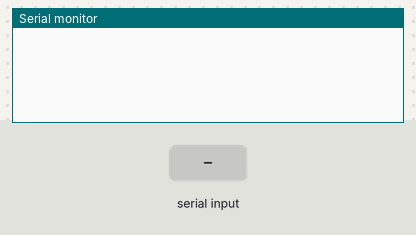
Recording of a sketch running on a simulated Arduino Uno, built with avr-gcc and run on an emulated ATmega328P. On the bench: the last lines printed to the serial monitor. The inputs (shaded band) are chosen by the test bench.

Above: at 1.2 s.
1.3 s: "90,45\n" received over Serial
At 2.1 s:
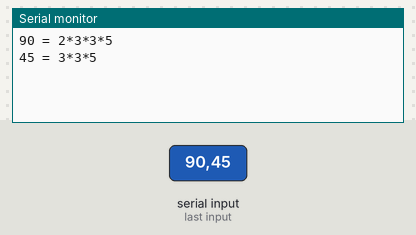
2.8 s: "5\n" received over Serial
At 3.6 s:
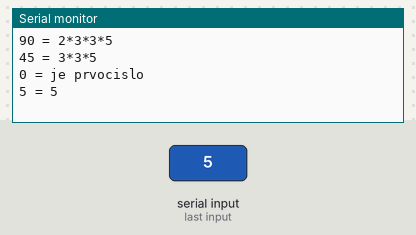
4.3 s: "200\n" received over Serial
At 6.1 s:
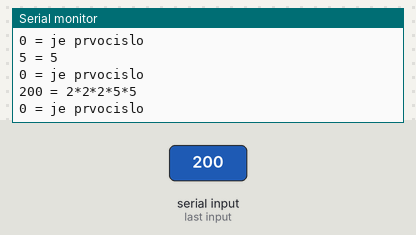

Measured:
- after the input at 1.3 s, the serial monitor: prints a new line at once (image 1)
- after the input at 2.8 s, the serial monitor: prints a new line at once (image 2)
- after the input at 4.3 s, the serial monitor: prints a new line at once (image 3)

The sketch:

SERIAL.ino
```cpp
void setup() {
Serial.begin(9600); // inicializace sériové komunikace
}

void loop() {
if (Serial.available()) { // pokud jsou k dispozici vstupní data
int n = Serial.parseInt(); // prectení vstupního císla ze sériového portu
Serial.print(n);
Serial.print(" = ");

// rozklad císla na prvocinitele
bool first = true; // pro formátování výstupu
for (int i = 2; i <= n; i++) {
  while (n % i == 0) {
    if (!first) {
      Serial.print("*");
    }
    Serial.print(i);
    n /= i;
    first = false;
  }
}

if (first) { // pokud nebyly nalezeny  ádné prvocísla
  Serial.print("je prvocislo");
}

Serial.println();
}
}
```
